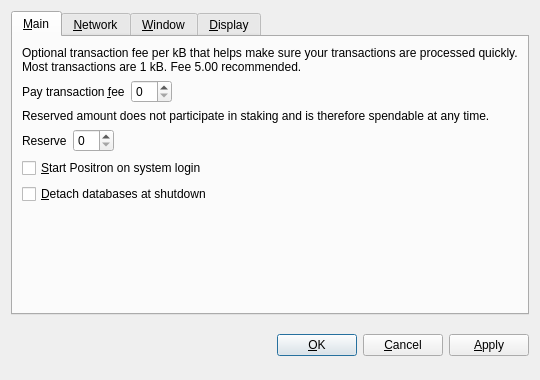
<?xml version="1.0" encoding="UTF-8"?>
<ui version="4.0">
 <class>OptionsDialog</class>
 <widget class="QDialog" name="OptionsDialog">
  <property name="geometry">
   <rect>
    <x>0</x>
    <y>0</y>
    <width>540</width>
    <height>380</height>
   </rect>
  </property>
  <property name="windowTitle">
   <string>Options</string>
  </property>
  <property name="modal">
   <bool>true</bool>
  </property>
  <layout class="QVBoxLayout" name="verticalLayout">
   <item>
    <widget class="QTabWidget" name="tabWidget">
     <property name="tabPosition">
      <enum>QTabWidget::North</enum>
     </property>
     <property name="currentIndex">
      <number>0</number>
     </property>
     <widget class="QWidget" name="tabMain">
      <attribute name="title">
       <string>&amp;Main</string>
      </attribute>
      <layout class="QVBoxLayout" name="verticalLayout_Main">
       <item>
        <widget class="QLabel" name="transactionFeeInfoLabel">
         <property name="text">
          <string>Optional transaction fee per kB that helps make sure your transactions are processed quickly. Most transactions are 1 kB. Fee 5.00 recommended.</string>
         </property>
         <property name="textFormat">
          <enum>Qt::PlainText</enum>
         </property>
         <property name="wordWrap">
          <bool>true</bool>
         </property>
        </widget>
       </item>
       <item>
        <layout class="QHBoxLayout" name="horizontalLayoutFee">
         <item>
          <widget class="QLabel" name="transactionFeeLabel">
           <property name="text">
            <string>Pay transaction &amp;fee</string>
           </property>
           <property name="textFormat">
            <enum>Qt::PlainText</enum>
           </property>
           <property name="buddy">
            <cstring>transactionFee</cstring>
           </property>
          </widget>
         </item>
         <item>
          <widget class="BitcoinAmountField" name="transactionFee"/>
         </item>
         <item>
          <spacer name="horizontalSpacerFee">
           <property name="orientation">
            <enum>Qt::Horizontal</enum>
           </property>
           <property name="sizeHint" stdset="0">
            <size>
             <width>40</width>
             <height>20</height>
            </size>
           </property>
          </spacer>
         </item>
        </layout>
       </item>
       <item>
        <widget class="QLabel" name="reserveBalanceInfoLabel">
         <property name="text">
          <string>Reserved amount does not participate in staking and is therefore spendable at any time.</string>
         </property>
         <property name="textFormat">
          <enum>Qt::PlainText</enum>
         </property>
         <property name="wordWrap">
          <bool>true</bool>
         </property>
        </widget>
       </item>
       <item>
        <layout class="QHBoxLayout" name="horizontalLayoutReserveBalance">
         <item>
          <widget class="QLabel" name="reserveBalanceLabel">
           <property name="text">
            <string>Reserve</string>
           </property>
           <property name="textFormat">
            <enum>Qt::PlainText</enum>
           </property>
           <property name="buddy">
            <cstring>reserveBalance</cstring>
           </property>
          </widget>
         </item>
         <item>
          <widget class="BitcoinAmountField" name="reserveBalance"/>
         </item>
         <item>
          <spacer name="horizontalSpacerReserveBalance">
           <property name="orientation">
            <enum>Qt::Horizontal</enum>
           </property>
           <property name="sizeHint" stdset="0">
            <size>
             <width>40</width>
             <height>20</height>
            </size>
           </property>
          </spacer>
         </item>
        </layout>
       </item>
       <item>
        <widget class="QCheckBox" name="bitcoinAtStartup">
         <property name="toolTip">
          <string>Automatically start Positron after logging in to the system.</string>
         </property>
         <property name="text">
          <string>&amp;Start Positron on system login</string>
         </property>
        </widget>
       </item>
       <item>
        <widget class="QCheckBox" name="detachDatabases">
         <property name="toolTip">
          <string>Detach block and address databases at shutdown. This means they can be moved to another data directory, but it slows down shutdown. The wallet is always detached.</string>
         </property>
         <property name="text">
          <string>&amp;Detach databases at shutdown</string>
         </property>
        </widget>
       </item>
       <item>
        <spacer name="verticalSpacer_Main">
         <property name="orientation">
          <enum>Qt::Vertical</enum>
         </property>
         <property name="sizeHint" stdset="0">
          <size>
           <width>20</width>
           <height>40</height>
          </size>
         </property>
        </spacer>
       </item>
      </layout>
     </widget>
     <widget class="QWidget" name="tabNetwork">
      <attribute name="title">
       <string>&amp;Network</string>
      </attribute>
      <layout class="QVBoxLayout" name="verticalLayout_Network">
       <item>
        <widget class="QCheckBox" name="mapPortUpnp">
         <property name="toolTip">
          <string>Automatically open the Positron client port on the router. This only works when your router supports UPnP and it is enabled.</string>
         </property>
         <property name="text">
          <string>Map port using &amp;UPnP</string>
         </property>
        </widget>
       </item>
       <item>
        <widget class="QCheckBox" name="connectSocks">
         <property name="toolTip">
          <string>Connect to the Positron network through a SOCKS proxy (e.g. when connecting through Tor).</string>
         </property>
         <property name="text">
          <string>&amp;Connect through SOCKS proxy:</string>
         </property>
        </widget>
       </item>
       <item>
        <layout class="QHBoxLayout" name="horizontalLayout_Network">
         <item>
          <widget class="QLabel" name="proxyIpLabel">
           <property name="text">
            <string>Proxy &amp;IP:</string>
           </property>
           <property name="textFormat">
            <enum>Qt::PlainText</enum>
           </property>
           <property name="buddy">
            <cstring>proxyIp</cstring>
           </property>
          </widget>
         </item>
         <item>
          <widget class="QValidatedLineEdit" name="proxyIp">
           <property name="maximumSize">
            <size>
             <width>140</width>
             <height>16777215</height>
            </size>
           </property>
           <property name="toolTip">
            <string>IP address of the proxy (e.g. 127.0.0.1)</string>
           </property>
          </widget>
         </item>
         <item>
          <widget class="QLabel" name="proxyPortLabel">
           <property name="text">
            <string>&amp;Port:</string>
           </property>
           <property name="textFormat">
            <enum>Qt::PlainText</enum>
           </property>
           <property name="buddy">
            <cstring>proxyPort</cstring>
           </property>
          </widget>
         </item>
         <item>
          <widget class="QLineEdit" name="proxyPort">
           <property name="maximumSize">
            <size>
             <width>55</width>
             <height>16777215</height>
            </size>
           </property>
           <property name="toolTip">
            <string>Port of the proxy (e.g. 9050)</string>
           </property>
          </widget>
         </item>
         <item>
          <widget class="QLabel" name="socksVersionLabel">
           <property name="text">
            <string>SOCKS &amp;Version:</string>
           </property>
           <property name="textFormat">
            <enum>Qt::PlainText</enum>
           </property>
           <property name="buddy">
            <cstring>socksVersion</cstring>
           </property>
          </widget>
         </item>
         <item>
          <widget class="QValueComboBox" name="socksVersion">
           <property name="toolTip">
            <string>SOCKS version of the proxy (e.g. 5)</string>
           </property>
          </widget>
         </item>
         <item>
          <spacer name="horizontalSpacer_Network">
           <property name="orientation">
            <enum>Qt::Horizontal</enum>
           </property>
           <property name="sizeHint" stdset="0">
            <size>
             <width>40</width>
             <height>20</height>
            </size>
           </property>
          </spacer>
         </item>
        </layout>
       </item>
       <item>
        <spacer name="verticalSpacer_Network">
         <property name="orientation">
          <enum>Qt::Vertical</enum>
         </property>
         <property name="sizeHint" stdset="0">
          <size>
           <width>20</width>
           <height>40</height>
          </size>
         </property>
        </spacer>
       </item>
      </layout>
     </widget>
     <widget class="QWidget" name="tabWindow">
      <attribute name="title">
       <string>&amp;Window</string>
      </attribute>
      <layout class="QVBoxLayout" name="verticalLayout_Window">
       <item>
        <widget class="QCheckBox" name="minimizeToTray">
         <property name="toolTip">
          <string>Show only a tray icon after minimizing the window.</string>
         </property>
         <property name="text">
          <string>&amp;Minimize to the tray instead of the taskbar</string>
         </property>
        </widget>
       </item>
       <item>
        <widget class="QCheckBox" name="minimizeOnClose">
         <property name="toolTip">
          <string>Minimize instead of exit the application when the window is closed. When this option is enabled, the application will be closed only after selecting Quit in the menu.</string>
         </property>
         <property name="text">
          <string>M&amp;inimize on close</string>
         </property>
        </widget>
       </item>
       <item>
        <spacer name="verticalSpacer_Window">
         <property name="orientation">
          <enum>Qt::Vertical</enum>
         </property>
         <property name="sizeHint" stdset="0">
          <size>
           <width>20</width>
           <height>40</height>
          </size>
         </property>
        </spacer>
       </item>
      </layout>
     </widget>
     <widget class="QWidget" name="tabDisplay">
      <attribute name="title">
       <string>&amp;Display</string>
      </attribute>
      <layout class="QVBoxLayout" name="verticalLayout_Display">
       <item>
        <layout class="QHBoxLayout" name="horizontalLayout_1_Display">
         <item>
          <widget class="QLabel" name="langLabel">
           <property name="text">
            <string>User Interface &amp;language:</string>
           </property>
           <property name="textFormat">
            <enum>Qt::PlainText</enum>
           </property>
           <property name="buddy">
            <cstring>lang</cstring>
           </property>
          </widget>
         </item>
         <item>
          <widget class="QValueComboBox" name="lang">
           <property name="toolTip">
            <string>The user interface language can be set here. This setting will take effect after restarting Positron.</string>
           </property>
          </widget>
         </item>
        </layout>
       </item>
       <item>
        <layout class="QHBoxLayout" name="horizontalLayout_2_Display">
         <item>
          <widget class="QLabel" name="unitLabel">
           <property name="text">
            <string>&amp;Unit to show amounts in:</string>
           </property>
           <property name="textFormat">
            <enum>Qt::PlainText</enum>
           </property>
           <property name="buddy">
            <cstring>unit</cstring>
           </property>
          </widget>
         </item>
         <item>
          <widget class="QValueComboBox" name="unit">
           <property name="toolTip">
            <string>Choose the default subdivision unit to show in the interface and when sending coins.</string>
           </property>
          </widget>
         </item>
        </layout>
       </item>
       <item>
        <widget class="QCheckBox" name="displayAddresses">
         <property name="toolTip">
          <string>Whether to show Positron addresses in the transaction list or not.</string>
         </property>
         <property name="text">
          <string>&amp;Display addresses in transaction list</string>
         </property>
        </widget>
       </item>
       <item>
        <widget class="QCheckBox" name="coinControlFeatures">
         <property name="toolTip">
          <string>Whether to show coin control features or not.</string>
         </property>
         <property name="text">
          <string>Display coin &amp;control features (experts only!)</string>
         </property>
        </widget>
       </item>
       <item>
        <spacer name="verticalSpacer_Display">
         <property name="orientation">
          <enum>Qt::Vertical</enum>
         </property>
         <property name="sizeHint" stdset="0">
          <size>
           <width>20</width>
           <height>40</height>
          </size>
         </property>
        </spacer>
       </item>
      </layout>
     </widget>
    </widget>
   </item>
   <item>
    <layout class="QHBoxLayout" name="horizontalLayout_Buttons">
     <item>
      <spacer name="horizontalSpacer_1">
       <property name="orientation">
        <enum>Qt::Horizontal</enum>
       </property>
       <property name="sizeHint" stdset="0">
        <size>
         <width>40</width>
         <height>48</height>
        </size>
       </property>
      </spacer>
     </item>
     <item>
      <widget class="QLabel" name="statusLabel">
       <property name="font">
        <font>
         <weight>75</weight>
         <bold>true</bold>
        </font>
       </property>
       <property name="text">
        <string/>
       </property>
       <property name="textFormat">
        <enum>Qt::PlainText</enum>
       </property>
       <property name="wordWrap">
        <bool>true</bool>
       </property>
      </widget>
     </item>
     <item>
      <spacer name="horizontalSpacer_2">
       <property name="orientation">
        <enum>Qt::Horizontal</enum>
       </property>
       <property name="sizeHint" stdset="0">
        <size>
         <width>40</width>
         <height>48</height>
        </size>
       </property>
      </spacer>
     </item>
     <item>
      <widget class="QPushButton" name="okButton">
       <property name="text">
        <string>&amp;OK</string>
       </property>
      </widget>
     </item>
     <item>
      <widget class="QPushButton" name="cancelButton">
       <property name="text">
        <string>&amp;Cancel</string>
       </property>
       <property name="autoDefault">
        <bool>false</bool>
       </property>
      </widget>
     </item>
     <item>
      <widget class="QPushButton" name="applyButton">
       <property name="text">
        <string>&amp;Apply</string>
       </property>
       <property name="autoDefault">
        <bool>false</bool>
       </property>
      </widget>
     </item>
    </layout>
   </item>
  </layout>
 </widget>
 <customwidgets>
  <customwidget>
   <class>BitcoinAmountField</class>
   <extends>QSpinBox</extends>
   <header>bitcoinamountfield.h</header>
  </customwidget>
  <customwidget>
   <class>QValueComboBox</class>
   <extends>QComboBox</extends>
   <header>qvaluecombobox.h</header>
  </customwidget>
  <customwidget>
   <class>QValidatedLineEdit</class>
   <extends>QLineEdit</extends>
   <header>qvalidatedlineedit.h</header>
  </customwidget>
 </customwidgets>
 <resources/>
 <connections/>
</ui>
